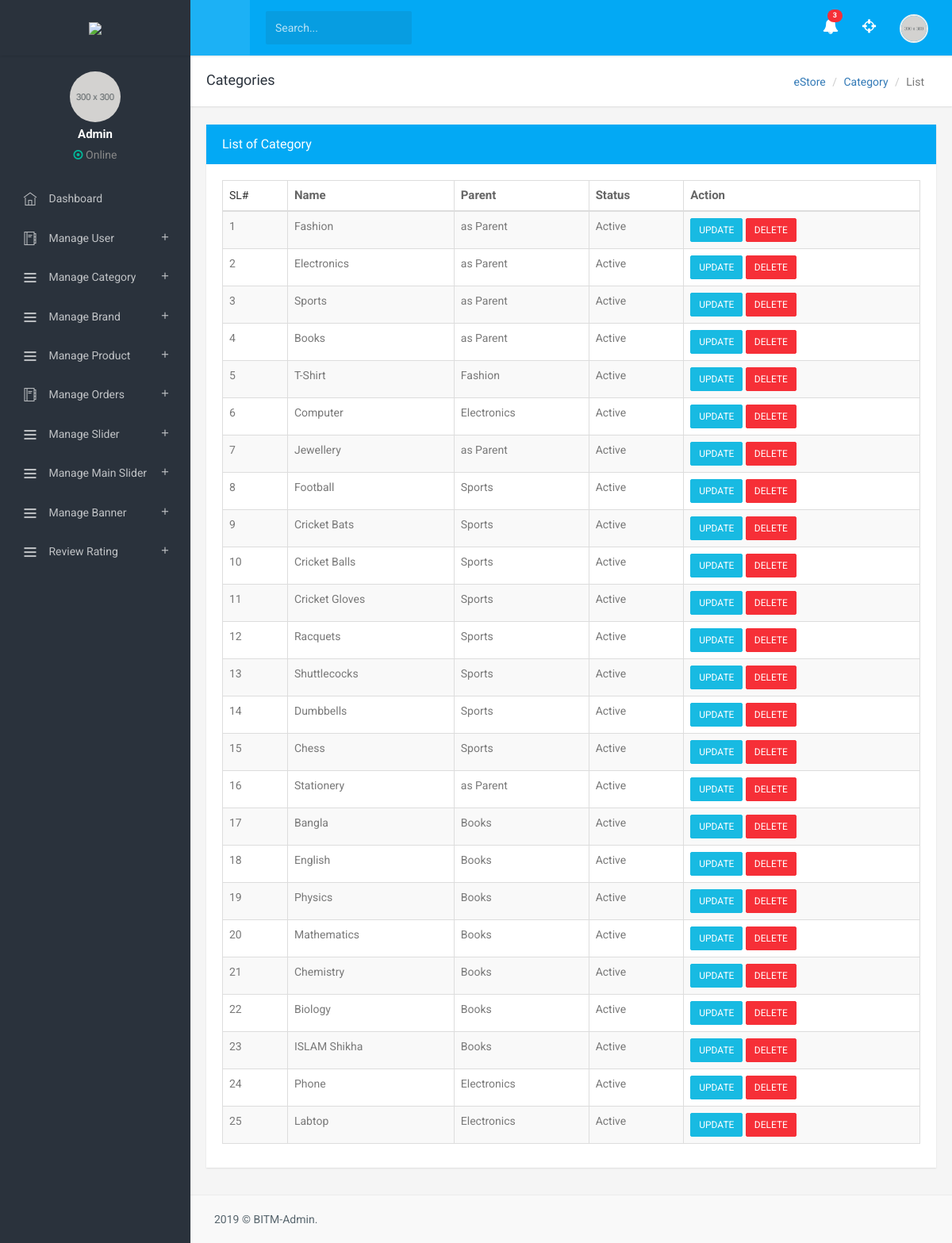
Page /admin/category_list.php (signed in) on the committed database.
### tables this page shows
CREATE TABLE `categories` (
  `id` int(11) NOT NULL,
  `name` varchar(255) NOT NULL,
  `parent_id` int(11) NOT NULL DEFAULT '0',
  `status` tinyint(1) NOT NULL DEFAULT '1' COMMENT '1= Active, 0=Inactive'
);

### admin/dbconnection/dbconnection.php (called while the page is built, shortened)
<?php
class Dbconnection{
public function __construct(){
   try{
      $this->db = new PDO("mysql:host=localhost;dbname=bmunion_estore", "bmunion_eroot", "R&W4Fu}ojf4%");
   }catch(PDOExection $e){
   }
}
}
?>

### admin/model/category.php (called while the page is built, shortened)
<?php
class Category extends Dbconnection{
	private $table_name = "categories";
	public function getCategoriesWithParentName(){
		$sql = "SELECT c1.*, c2.name as parent_name FROM ".$this->table_name." as c1
				LEFT JOIN ".$this->table_name." as c2
        		ON c2.id = c1.parent_id";
		$query = $this->db->query($sql);
    	$data = $query->fetchAll(PDO::FETCH_ASSOC);
    	return $data ? $data : [];
	}
}
?>

### admin/category_list.php (the view, shortened to what this page needs)
<?php
 include("dbconnection/dbconnection.php");
 include("model/category.php");
 $category = new Category();
 $getCategories = $category->getCategoriesWithParentName();
 ?>
<!DOCTYPE html>
<html>
    <head>
        <link href="assets/plugins/datatables/jquery.dataTables.min.css" rel="stylesheet" type="text/css" />
        <link href="assets/plugins/datatables/buttons.bootstrap.min.css" rel="stylesheet" type="text/css" />
        <link href="assets/plugins/datatables/fixedHeader.bootstrap.min.css" rel="stylesheet" type="text/css" />
        <link href="assets/plugins/datatables/responsive.bootstrap.min.css" rel="stylesheet" type="text/css" />
        <link href="assets/plugins/datatables/dataTables.bootstrap.min.css" rel="stylesheet" type="text/css"/>
        <link href="assets/plugins/datatables/scroller.bootstrap.min.css" rel="stylesheet" type="text/css" />
        <link href="assets/css/bootstrap.min.css" rel="stylesheet" type="text/css">
        <link href="assets/css/icons.css" rel="stylesheet" type="text/css">
        <link href="assets/css/style.css" rel="stylesheet" type="text/css">
    </head>
    <body class="fixed-left">
        <div id="wrapper">
             <?php include("includes/topbar.php"); ?>
             <?php include("includes/sidebar.php"); ?>
            <div class="content-page">
                <div class="content">
                    <div class="container">
                        <div class="row">
                            <div class="col-sm-12">
                                <div class="page-header-title">
                                    <h4 class="pull-left page-title">Categories</h4>
                                    <ol class="breadcrumb pull-right">
                                        <li><a href="#">eStore</a></li>
                                        <li><a href="#">Category</a></li>
                                        <li class="active">List</li>
                                    </ol>
                                    <div class="clearfix"></div>
                                </div>
                            </div>
                        </div>
                        <div class="row">
                            <div class="col-md-12">
                                <div class="panel panel-primary">
                                    <div class="panel-heading">
                                        <h3 class="panel-title">List of Category</h3>
                                    </div>
                                    <div class="panel-body">
                                        <div class="row">
                                            <div class="col-md-12 col-sm-12 col-xs-12">
                                                <table id="datatable" class="table table-striped table-bordered">
                                                    <thead>
                                                        <tr>
														    <td>SL#</td>
                                                            <th>Name</th>
                                                            <th>Parent</th>
                                                            <th>Status</th>
                                                            <th>Action</th>
                                                        </tr>
                                                    </thead>
                                                    <tbody>
                                <?php foreach($getCategories as $key=>$category): ?>
                                        <tr>
										    <td><?php echo $key + 1; ?></td>
                                            <td><?php echo $category['name']; ?></td>
                                            <td><?php echo $category['parent_name'] ? $category['parent_name'] : 'as Parent'; ?></td>
                                            <td><?php echo $category['status'] ? 'Active' : 'Inactive'; ?></td>
                                            <td>
											<a href="update_category.php?id=<?=$category['id'] ?>" class="btn btn-info btn-sm">UPDATE</a>
											<form action="controller/CategoryController.php" method="post" style="display:inline-block">
											<input type="submit" name="submit" value="DELETE" class="btn btn-danger btn-sm" onclick="return confirm('Delete all data from this row.')" />
											</form>
											</td>
                                         </tr>
                                    <?php endforeach; ?>
                                                    </tbody>
                                                </table>
                                            </div>
                                        </div>
                                    </div>
                                </div>
                            </div>
                        </div>
                    </div>
                </div>
                <?php include("includes/footer.php"); ?>
            </div>
        </div>
    </body>
</html>

### admin/assets/css/style.css (style rules this page uses)
body { background: #f5f5f5; font-family: 'Roboto', sans-serif; margin: 0; }
html { overflow-x: hidden; position: relative; min-height: 100%; background: #f5f5f5; }
h1, h2, h3, h4, h5, h6 { color: #2a323c; font-family: 'Prompt', sans-serif; margin: 10px 0; }
h3 { line-height: 30px; }
h4 { line-height: 22px; }
* { outline: none !important; }
.container { width: auto; }
#wrapper { height: 100%; overflow: hidden; width: 100%; }
.row { margin-right: -10px; margin-left: -10px; }
.col-lg-1, .col-lg-10, .col-lg-11, .col-lg-12, .col-lg-2, .col-lg-3, .col-lg-4, .col-lg-5, .col-lg-6, .col-lg-7, .col-lg-8, .col-lg-9, .col-md-1, .col-md-10, .col-md-11, .col-md-12, .col-md-2, .col-md-3, .col-md-4, .col-md-5, .col-md-6, .col-md-7, .col-md-8, .col-md-9, .col-sm-1, .col-sm-10, .col-sm-11, .col-sm-12, .col-sm-2, .col-sm-3, .col-sm-4, .col-sm-5, .col-sm-6, .col-sm-7, .col-sm-8, .col-sm-9, .col-xs-1, .col-xs-10, .col-xs-11, .col-xs-12, .col-xs-2, .col-xs-3, .col-xs-4, .col-xs-5, .col-xs-6, .col-xs-7, .col-xs-8, .col-xs-9 { padding-left: 10px; padding-right: 10px; }
.breadcrumb { background-color: transparent; margin-bottom: 15px; margin-top: 5px; }
.btn { border-radius: 2px; padding: 6px 14px; }
.btn-group-sm > .btn, .btn-sm { padding: 5px 10px !important; }
.btn-primary, .btn-success, .btn-info, .btn-warning, .btn-danger, .btn-inverse, .btn-purple, .btn-pink, .btn-orange, .btn-brown, .btn-teal { color: #ffffff !important; }
.btn-info { background-color: #18bae2 !important; border: 1px solid #18bae2 !important; }
.btn-danger { background-color: #f62f37 !important; border: 1px solid #f62f37 !important; }
.panel { -moz-box-shadow: 0px 1px 2px 0px rgba(0, 0, 0, 0.1); -webkit-box-shadow: 0px 1px 2px 0px rgba(0, 0, 0, 0.1); border-radius: 0px; border: none; box-shadow: 0px 1px 2px 0px rgba(0, 0, 0, 0.1); margin-bottom: 20px; }
.panel .panel-body { padding: 20px; }
.panel-heading { border-radius: 0; border: none !important; padding: 10px 20px; }
.panel-title { margin-bottom: 0; margin-top: 0; font-family: 'Prompt', sans-serif; }
.panel-primary > .panel-heading { background-color: #03a9f4; }
.table { margin-bottom: 10px; }
tbody { color: #797979; }
th { color: #666666; font-size: 15px; }
#datatable td { font-weight: normal; }
.content-page { margin-left: 240px; overflow: hidden; }
.content-page > .content { margin-bottom: 60px; margin-top: 70px; padding: 20px 5px 15px 5px; }
.page-header-title { background-color: #ffffff; margin: -20px -20px 23px -20px; padding: 10px 20px; box-shadow: 0 1px 2px 0 rgba(0, 0, 0, 0.1); }
.page-header-title .breadcrumb { margin-bottom: 0; }
.page-header-title .page-title { margin-bottom: 12px; }

### rows in the picture
categories: name "Fashion", shows "as Parent", status "Active"
categories: name "Electronics", shows "as Parent", status "Active"
categories: name "Sports", shows "as Parent", status "Active"
categories: name "Books", shows "as Parent", status "Active"
categories: name "T-Shirt", categories.name "Fashion", status "Active"
categories: name "Computer", categories.name "Electronics", status "Active"
categories: name "Jewellery", shows "as Parent", status "Active"
categories: name "Football", categories.name "Sports", status "Active"
categories: name "Cricket Bats", categories.name "Sports", status "Active"
categories: name "Cricket Balls", categories.name "Sports", status "Active"
categories: name "Cricket Gloves", categories.name "Sports", status "Active"
categories: name "Racquets", categories.name "Sports", status "Active"
categories: name "Shuttlecocks", categories.name "Sports", status "Active"
categories: name "Dumbbells", categories.name "Sports", status "Active"
categories: name "Chess", categories.name "Sports", status "Active"
categories: name "Stationery", shows "as Parent", status "Active"
categories: name "Bangla", categories.name "Books", status "Active"
categories: name "English", categories.name "Books", status "Active"
categories: name "Physics", categories.name "Books", status "Active"
categories: name "Mathematics", categories.name "Books", status "Active"
categories: name "Chemistry", categories.name "Books", status "Active"
categories: name "Biology", categories.name "Books", status "Active"
categories: name "ISLAM Shikha", categories.name "Books", status "Active"
categories: name "Phone", categories.name "Electronics", status "Active"
categories: name "Labtop", categories.name "Electronics", status "Active"

### other values in the picture
$_SESSION['name'] "Admin"
